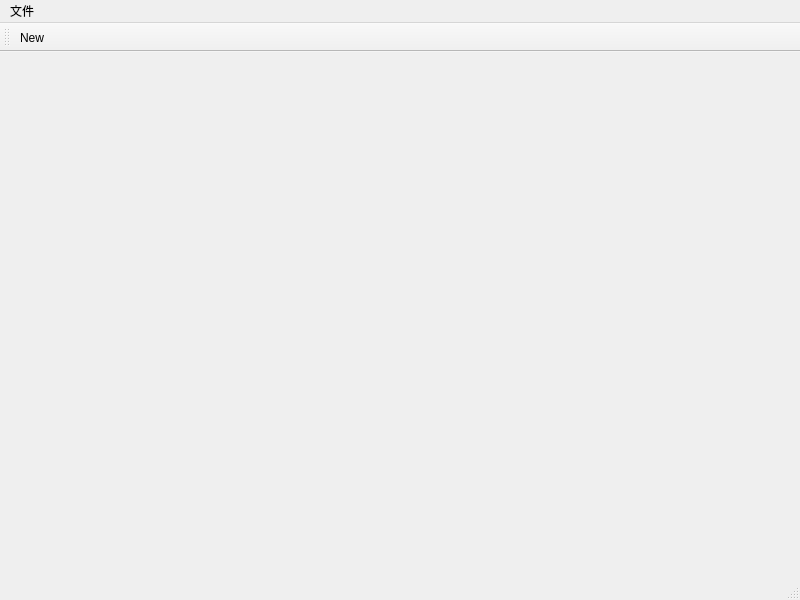
<?xml version="1.0" encoding="UTF-8"?>
<ui version="4.0">
 <class>MainWindow</class>
 <widget class="QMainWindow" name="MainWindow">
  <property name="geometry">
   <rect>
    <x>0</x>
    <y>0</y>
    <width>800</width>
    <height>600</height>
   </rect>
  </property>
  <property name="windowTitle">
   <string>MainWindow</string>
  </property>
  <widget class="QWidget" name="centralwidget"/>
  <widget class="QMenuBar" name="menubar">
   <property name="geometry">
    <rect>
     <x>0</x>
     <y>0</y>
     <width>800</width>
     <height>23</height>
    </rect>
   </property>
   <widget class="QMenu" name="menu">
    <property name="title">
     <string>文件</string>
    </property>
    <addaction name="actionNew"/>
   </widget>
   <addaction name="menu"/>
  </widget>
  <widget class="QStatusBar" name="statusbar"/>
  <widget class="QToolBar" name="toolBar">
   <property name="windowTitle">
    <string>toolBar</string>
   </property>
   <attribute name="toolBarArea">
    <enum>TopToolBarArea</enum>
   </attribute>
   <attribute name="toolBarBreak">
    <bool>false</bool>
   </attribute>
   <addaction name="actionNew"/>
  </widget>
  <action name="actionNew">
   <property name="text">
    <string>New</string>
   </property>
  </action>
 </widget>
 <resources/>
 <connections/>
</ui>
